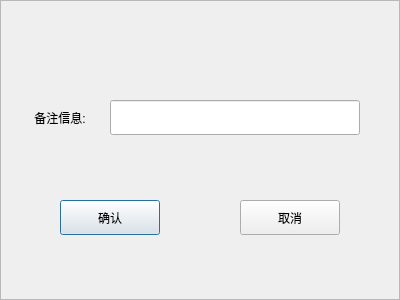
<?xml version="1.0" encoding="UTF-8"?>
<ui version="4.0">
 <class>audit_dlg</class>
 <widget class="QDialog" name="audit_dlg">
  <property name="geometry">
   <rect>
    <x>0</x>
    <y>0</y>
    <width>400</width>
    <height>300</height>
   </rect>
  </property>
  <property name="windowTitle">
   <string>Dialog</string>
  </property>
  <widget class="QFrame" name="frame">
   <property name="geometry">
    <rect>
     <x>0</x>
     <y>0</y>
     <width>400</width>
     <height>300</height>
    </rect>
   </property>
   <property name="frameShape">
    <enum>QFrame::StyledPanel</enum>
   </property>
   <property name="frameShadow">
    <enum>QFrame::Raised</enum>
   </property>
   <widget class="QLabel" name="label">
    <property name="geometry">
     <rect>
      <x>150</x>
      <y>20</y>
      <width>100</width>
      <height>35</height>
     </rect>
    </property>
    <property name="text">
     <string/>
    </property>
    <property name="alignment">
     <set>Qt::AlignCenter</set>
    </property>
   </widget>
   <widget class="QLabel" name="label_2">
    <property name="geometry">
     <rect>
      <x>20</x>
      <y>100</y>
      <width>80</width>
      <height>35</height>
     </rect>
    </property>
    <property name="text">
     <string>备注信息:</string>
    </property>
    <property name="alignment">
     <set>Qt::AlignCenter</set>
    </property>
   </widget>
   <widget class="QLineEdit" name="lineEdit">
    <property name="geometry">
     <rect>
      <x>110</x>
      <y>100</y>
      <width>250</width>
      <height>35</height>
     </rect>
    </property>
   </widget>
   <widget class="QPushButton" name="pushButton">
    <property name="geometry">
     <rect>
      <x>60</x>
      <y>200</y>
      <width>100</width>
      <height>35</height>
     </rect>
    </property>
    <property name="cursor">
     <cursorShape>PointingHandCursor</cursorShape>
    </property>
    <property name="text">
     <string>确认</string>
    </property>
   </widget>
   <widget class="QPushButton" name="pushButton_2">
    <property name="geometry">
     <rect>
      <x>240</x>
      <y>200</y>
      <width>100</width>
      <height>35</height>
     </rect>
    </property>
    <property name="cursor">
     <cursorShape>PointingHandCursor</cursorShape>
    </property>
    <property name="text">
     <string>取消</string>
    </property>
   </widget>
  </widget>
 </widget>
 <resources/>
 <connections/>
</ui>
